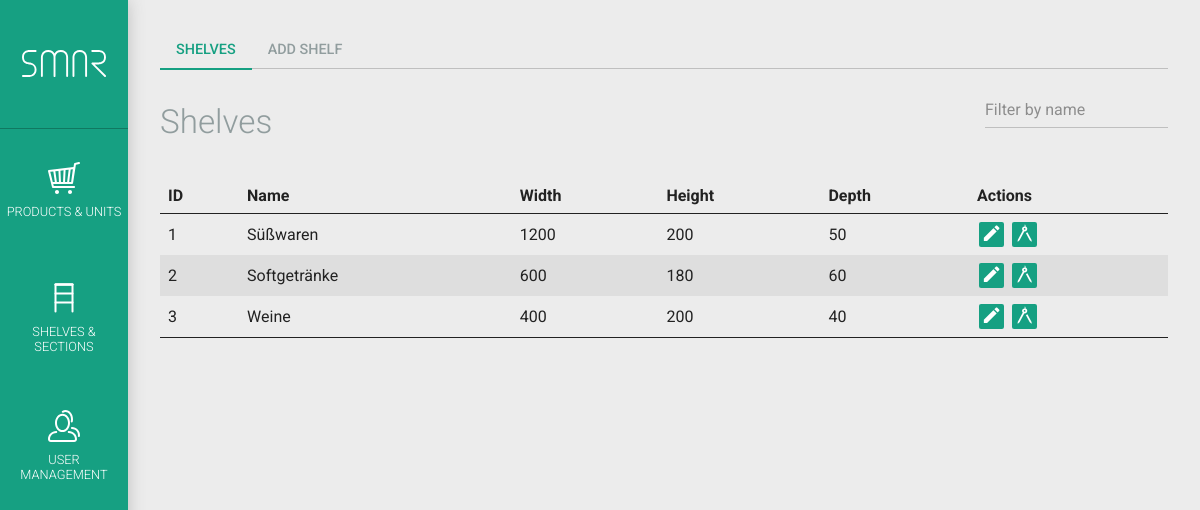
Screenshot of /index.php?page=shelves.php (signed in) with the database file from the repository.
### tables this page shows
CREATE TABLE IF NOT EXISTS `smar_shelf` (
  `shelf_id` int(10) unsigned NOT NULL AUTO_INCREMENT,
  `name` varchar(50) DEFAULT NULL,
  `barcode` int(15) unsigned DEFAULT NULL,
  `size_x` int(5) NOT NULL DEFAULT '0',
  `size_y` int(5) NOT NULL DEFAULT '0',
  `size_z` int(5) NOT NULL DEFAULT '0',
  `created` datetime NOT NULL,
  `lastupdate` timestamp NOT NULL DEFAULT CURRENT_TIMESTAMP ON UPDATE CURRENT_TIMESTAMP,
  PRIMARY KEY (`shelf_id`)
);

### _functions/_functions.php (called while the page is built, shortened)
<?php
class SMAR_MysqlConnect extends mysqli
{
    function dbquery($sql)
    {
			if(!($erg = $this->query($sql))) {
				echo "Error with SQL request, the statement: ".$sql." --- Fehlernummer ".$this->errno." ::: ".$this->error;
				return false;
			}
			return $erg;
    }
}
?>

### shelves.php (the view, shortened to what this page needs)
<?php
$self = 'shelves.php';
$subpage = isset($_GET['subpage']) ? $_GET['subpage'] : '';
require_once('_functions/_functions.php');
require_once('inc_session_check.php');
if($_SESSION['loginRole'] < 1) {
	$SMAR_MESSAGES['error'][] = 'Insufficient permissions for shelves management';
	smar_print_messages($SMAR_MESSAGES); unset($SMAR_MESSAGES);
} else {
if(isset($_GET['smar_nav']) && $_GET['smar_nav'] == 'true') {
	?>
	<nav id="nav-page">
		<ul>
			<li><a href="<?php echo $self; ?>" <?php echo ($subpage == '') ? 'class="smar-active"' : ''; ?>>Shelves</a></li>
			<?php if($_SESSION['loginRole'] >= 2) { ?><li><a href="<?php echo $self.'?subpage=addshelf'; ?>" <?php echo ($subpage == 'addshelf') ? 'class="smar-active"' : ''; ?>>Add shelf</a></li><?php } ?>
		</ul>
	</nav>
	<div id="smar-content-inner">
	<?php
}
switch($subpage) {
		?>
		<?php
	default:
		?>
		<div class="flex">
			<h1>Shelves</h1>
			<div>
				<?php
				$filter = '';
				$formFilter = '';
				?>
				<form id="form-filter" method="get" action="index.php?page=<?php echo urlencode($self); ?>">
					<input type="text" name="filter" placeholder="Filter by name" value="<?php if(isset($formFilter) && !empty($formFilter)) echo smar_form_input($formFilter); ?>" class="input-medium">
				</form>
				<?php
				$items_per_page = 20;
				$current_page = 0;
				$limit = $items_per_page * $current_page;
				?>
			</div>
		</div>
		<table>
			<thead>
			<tr>
				<th>ID</th>
				<th>Name</th>
				<th>Width</th>
				<th>Height</th>
				<th>Depth</th>
				<th>Actions</th>
			</tr>
			</thead>
			<tbody>
				<?php
				$result = $SMAR_DB->dbquery("SELECT shelf_id, name, size_x, size_y, size_z FROM ".SMAR_MYSQL_PREFIX."_shelf".$filter." ORDER BY shelf_id LIMIT ".$SMAR_DB->real_escape_string($limit).",".$SMAR_DB->real_escape_string($items_per_page));
				if($result->num_rows > 0) {
					while($row = $result->fetch_array(MYSQLI_ASSOC)) {
						echo '<tr>
							<td>'.$row['shelf_id'].'</td>
							<td>'.$row['name'].'</td>
							<td>'.$row['size_x'].'</td>
							<td>'.$row['size_y'].'</td>
							<td>'.$row['size_z'].'</td>
							<td>';
						if($_SESSION['loginRole'] >= 3) {
						echo '	<a href="'.$self.'?subpage=editshelf&id='.$row['shelf_id'].'" title="Edit" class="ajax"><i class="mdi mdi-pencil"></i></a>';
						}
						echo '	<a href="'.$self.'?subpage=designer&id='.$row['shelf_id'].'" title="Shelf Designer" class="ajax"><i class="mdi mdi-math-compass"></i></a>
							</td>
						</tr>';
					}
				} else {
					echo '<tr><td colspan="5">No shelves found</td></tr>';
				}
				?>
			</tbody>
		</table>
		<?php
}
if(isset($_GET['smar_nav']) && $_GET['smar_nav'] == 'true')
	echo '</div>';
}
?>

### css/smar.css (style rules this page uses)
html, body { width: 100vw; height: 100vh; margin: 0; padding: 0; background: #ECECEC; color: #222; font: 400 1em Roboto, "Helvetica Neue", Helvetica, Arial, sans-serif; line-height: 1.2; }
a { color: #16A082; text-decoration: none; outline: 0; transition: color .4s ease-out 0s; }
h1, h2, h3, h4, h5 { margin: 1.414em 0 .5em; font-weight: 300; color: #919D9E; }
h1 { margin-top: 1em; font-size: 2.074rem; }
table { width: 100%; margin: 1.2em 0; text-align: left; border-spacing: 0; border-bottom: 1px solid #222; }
table tr { transition: background-color .4s ease-out 0s; }
table th, table td { padding: .5em; }
table thead th { border-bottom: 1px solid #222; }
table tbody tr:nth-child(2n) { background-color: #DEDEDE; }
input, select, textarea { font: 400 1rem 'Roboto'; -webkit-appearance: none; -moz-appearance: none; appearance: none; border: none; border-radius: 0; }
input:not([type="submit"]):not([type="reset"]), .input, select, textarea { display: block; box-sizing: border-box; width: 100%; max-width: 500px; padding: .5em 0; margin: 0 0 8px; border: 1px solid #BFBFBF; border-width: 0 0 1px; outline: none; font-size: 1rem; background: transparent none right center no-repeat; background-size: auto 80%; transition: border-color .4s ease-out 0s; }
.input-medium { max-width: 200px; }
nav#nav-page ul { display: -webkit-flex; -webkit-flex-flow: row wrap; display: flex; flex-flow: row wrap; padding: 0; margin: 0; border-bottom: 1px solid #BFBFBF; list-style: none; }
nav#nav-page ul li { margin-bottom: -2px; }
nav#nav-page ul li a { display: block; height: 2.25rem; padding: 0 1rem; margin-bottom: 1px; border-bottom: 1px solid #BFBFBF; line-height: 2.25rem; text-transform: uppercase; font-size: .9rem; font-weight: 500; color: #919D9E; transition: color .4s ease-out 0s, border-color .4s ease-out 0s; }
nav#nav-page ul li a.smar-active { margin-bottom: 0; border-bottom: 2px solid #16A082; color: #16A082; }
.bg-icon, a .bg-icon, .text-icon, table a > .mdi { margin: 0 .1em; padding: .1em; background-color: #16a082; color: #fff; font-size: 1.3em; border-radius: .1em; transition: background-color .4s ease-out 0s; }
.flex { display: -webkit-flex; display: flex; -webkit-justify-content: space-between; justify-content: space-between; -webkit-align-items: center; align-items: center; }

### rows the page displays
smar_shelf: shelf_id "1", name "Süßwaren", size_x "1200", size_y "200", size_z "50"
smar_shelf: shelf_id "2", name "Softgetränke", size_x "600", size_y "180", size_z "60"
smar_shelf: shelf_id "3", name "Weine", size_x "400", size_y "200", size_z "40"
